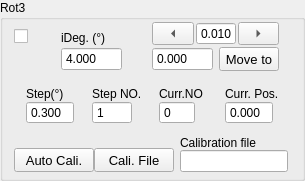
             <widget class="QGroupBox" name="rotary3Group">
              <property name="sizePolicy">
               <sizepolicy hsizetype="Expanding" vsizetype="Expanding">
                <horstretch>0</horstretch>
                <verstretch>0</verstretch>
               </sizepolicy>
              </property>
              <property name="title">
               <string>Rot3</string>
              </property>
              <layout class="QFormLayout" name="formLayout_5">
               <property name="verticalSpacing">
                <number>12</number>
               </property>
               <property name="topMargin">
                <number>0</number>
               </property>
               <property name="bottomMargin">
                <number>6</number>
               </property>
               <item row="0" column="0" colspan="2">
                <layout class="QHBoxLayout" name="horizontalLayout_47" stretch="1,3,5">
                 <property name="spacing">
                  <number>6</number>
                 </property>
                 <item>
                  <layout class="QVBoxLayout" name="verticalLayout_87">
                   <property name="spacing">
                    <number>6</number>
                   </property>
                   <property name="topMargin">
                    <number>9</number>
                   </property>
                   <item>
                    <widget class="QCheckBox" name="activeRot3">
                     <property name="sizePolicy">
                      <sizepolicy hsizetype="Expanding" vsizetype="Preferred">
                       <horstretch>0</horstretch>
                       <verstretch>0</verstretch>
                      </sizepolicy>
                     </property>
                     <property name="toolTip">
                      <string>Active Instrument?</string>
                     </property>
                     <property name="text">
                      <string/>
                     </property>
                     <property name="checked">
                      <bool>false</bool>
                     </property>
                     <property name="mytype" stdset="0">
                      <string>checkbox</string>
                     </property>
                    </widget>
                   </item>
                   <item>
                    <widget class="LedIndicator" name="rotary3Led" native="true">
                     <property name="sizePolicy">
                      <sizepolicy hsizetype="Fixed" vsizetype="Fixed">
                       <horstretch>0</horstretch>
                       <verstretch>0</verstretch>
                      </sizepolicy>
                     </property>
                     <property name="minimumSize">
                      <size>
                       <width>25</width>
                       <height>25</height>
                      </size>
                     </property>
                     <property name="maximumSize">
                      <size>
                       <width>25</width>
                       <height>25</height>
                      </size>
                     </property>
                     <property name="baseSize">
                      <size>
                       <width>0</width>
                       <height>0</height>
                      </size>
                     </property>
                     <property name="mytype" stdset="0">
                      <string>led</string>
                     </property>
                    </widget>
                   </item>
                  </layout>
                 </item>
                 <item>
                  <layout class="QVBoxLayout" name="verticalLayout_73">
                   <property name="spacing">
                    <number>0</number>
                   </property>
                   <property name="leftMargin">
                    <number>12</number>
                   </property>
                   <property name="topMargin">
                    <number>9</number>
                   </property>
                   <property name="rightMargin">
                    <number>12</number>
                   </property>
                   <item>
                    <widget class="QLabel" name="label_52">
                     <property name="sizePolicy">
                      <sizepolicy hsizetype="Expanding" vsizetype="Fixed">
                       <horstretch>0</horstretch>
                       <verstretch>0</verstretch>
                      </sizepolicy>
                     </property>
                     <property name="maximumSize">
                      <size>
                       <width>16777215</width>
                       <height>16777215</height>
                      </size>
                     </property>
                     <property name="text">
                      <string>iDeg. (°)</string>
                     </property>
                     <property name="mytype" stdset="0">
                      <string>label</string>
                     </property>
                    </widget>
                   </item>
                   <item>
                    <widget class="QDoubleSpinBox" name="iRot3">
                     <property name="sizePolicy">
                      <sizepolicy hsizetype="Expanding" vsizetype="Fixed">
                       <horstretch>0</horstretch>
                       <verstretch>0</verstretch>
                      </sizepolicy>
                     </property>
                     <property name="maximumSize">
                      <size>
                       <width>16777215</width>
                       <height>24</height>
                      </size>
                     </property>
                     <property name="buttonSymbols">
                      <enum>QAbstractSpinBox::ButtonSymbols::NoButtons</enum>
                     </property>
                     <property name="decimals">
                      <number>3</number>
                     </property>
                     <property name="value">
                      <double>4.000000000000000</double>
                     </property>
                    </widget>
                   </item>
                  </layout>
                 </item>
                 <item>
                  <layout class="QVBoxLayout" name="verticalLayout_75">
                   <property name="spacing">
                    <number>0</number>
                   </property>
                   <property name="leftMargin">
                    <number>12</number>
                   </property>
                   <property name="rightMargin">
                    <number>12</number>
                   </property>
                   <item>
                    <layout class="QHBoxLayout" name="horizontalLayout_25">
                     <property name="spacing">
                      <number>2</number>
                     </property>
                     <item>
                      <widget class="QToolButton" name="rot3JogL">
                       <property name="sizePolicy">
                        <sizepolicy hsizetype="Expanding" vsizetype="Fixed">
                         <horstretch>0</horstretch>
                         <verstretch>0</verstretch>
                        </sizepolicy>
                       </property>
                       <property name="minimumSize">
                        <size>
                         <width>32</width>
                         <height>0</height>
                        </size>
                       </property>
                       <property name="text">
                        <string>...</string>
                       </property>
                       <property name="arrowType">
                        <enum>Qt::ArrowType::LeftArrow</enum>
                       </property>
                       <property name="mytype" stdset="0">
                        <string>arrowbutton</string>
                       </property>
                      </widget>
                     </item>
                     <item>
                      <widget class="QDoubleSpinBox" name="rotary3JogStep">
                       <property name="sizePolicy">
                        <sizepolicy hsizetype="Preferred" vsizetype="Preferred">
                         <horstretch>0</horstretch>
                         <verstretch>0</verstretch>
                        </sizepolicy>
                       </property>
                       <property name="maximumSize">
                        <size>
                         <width>40</width>
                         <height>24</height>
                        </size>
                       </property>
                       <property name="buttonSymbols">
                        <enum>QAbstractSpinBox::ButtonSymbols::NoButtons</enum>
                       </property>
                       <property name="decimals">
                        <number>3</number>
                       </property>
                       <property name="minimum">
                        <double>-50.000000000000000</double>
                       </property>
                       <property name="maximum">
                        <double>210.000000000000000</double>
                       </property>
                       <property name="value">
                        <double>0.010000000000000</double>
                       </property>
                      </widget>
                     </item>
                     <item>
                      <widget class="QToolButton" name="rot3JogR">
                       <property name="sizePolicy">
                        <sizepolicy hsizetype="Expanding" vsizetype="Fixed">
                         <horstretch>0</horstretch>
                         <verstretch>0</verstretch>
                        </sizepolicy>
                       </property>
                       <property name="minimumSize">
                        <size>
                         <width>32</width>
                         <height>0</height>
                        </size>
                       </property>
                       <property name="text">
                        <string>...</string>
                       </property>
                       <property name="arrowType">
                        <enum>Qt::ArrowType::RightArrow</enum>
                       </property>
                       <property name="mytype" stdset="0">
                        <string>arrowbutton</string>
                       </property>
                      </widget>
                     </item>
                    </layout>
                   </item>
                   <item>
                    <layout class="QHBoxLayout" name="horizontalLayout_34">
                     <property name="spacing">
                      <number>6</number>
                     </property>
                     <item>
                      <widget class="QDoubleSpinBox" name="rot3SetPos">
                       <property name="sizePolicy">
                        <sizepolicy hsizetype="Expanding" vsizetype="Fixed">
                         <horstretch>0</horstretch>
                         <verstretch>0</verstretch>
                        </sizepolicy>
                       </property>
                       <property name="maximumSize">
                        <size>
                         <width>16777215</width>
                         <height>24</height>
                        </size>
                       </property>
                       <property name="buttonSymbols">
                        <enum>QAbstractSpinBox::ButtonSymbols::NoButtons</enum>
                       </property>
                       <property name="decimals">
                        <number>3</number>
                       </property>
                       <property name="maximum">
                        <double>1000.000000000000000</double>
                       </property>
                      </widget>
                     </item>
                     <item>
                      <widget class="QPushButton" name="rot3MoveTo">
                       <property name="sizePolicy">
                        <sizepolicy hsizetype="Expanding" vsizetype="Fixed">
                         <horstretch>0</horstretch>
                         <verstretch>0</verstretch>
                        </sizepolicy>
                       </property>
                       <property name="maximumSize">
                        <size>
                         <width>60</width>
                         <height>24</height>
                        </size>
                       </property>
                       <property name="font">
                        <font>
                         <pointsize>10</pointsize>
                        </font>
                       </property>
                       <property name="text">
                        <string>Move to</string>
                       </property>
                       <property name="mytype" stdset="0">
                        <string>clickable_button</string>
                       </property>
                      </widget>
                     </item>
                    </layout>
                   </item>
                  </layout>
                 </item>
                </layout>
               </item>
               <item row="1" column="0" colspan="2">
                <layout class="QHBoxLayout" name="horizontalLayout_35">
                 <property name="leftMargin">
                  <number>12</number>
                 </property>
                 <item>
                  <layout class="QVBoxLayout" name="verticalLayout_76">
                   <property name="spacing">
                    <number>0</number>
                   </property>
                   <item>
                    <widget class="QLabel" name="label_53">
                     <property name="sizePolicy">
                      <sizepolicy hsizetype="Expanding" vsizetype="Fixed">
                       <horstretch>0</horstretch>
                       <verstretch>0</verstretch>
                      </sizepolicy>
                     </property>
                     <property name="text">
                      <string>Step(°)</string>
                     </property>
                     <property name="mytype" stdset="0">
                      <string>label</string>
                     </property>
                    </widget>
                   </item>
                   <item>
                    <widget class="QDoubleSpinBox" name="rotary3Step">
                     <property name="sizePolicy">
                      <sizepolicy hsizetype="Expanding" vsizetype="Fixed">
                       <horstretch>0</horstretch>
                       <verstretch>0</verstretch>
                      </sizepolicy>
                     </property>
                     <property name="maximumSize">
                      <size>
                       <width>48</width>
                       <height>24</height>
                      </size>
                     </property>
                     <property name="buttonSymbols">
                      <enum>QAbstractSpinBox::ButtonSymbols::NoButtons</enum>
                     </property>
                     <property name="decimals">
                      <number>3</number>
                     </property>
                     <property name="value">
                      <double>0.300000000000000</double>
                     </property>
                    </widget>
                   </item>
                  </layout>
                 </item>
                 <item>
                  <layout class="QVBoxLayout" name="verticalLayout_77">
                   <property name="spacing">
                    <number>0</number>
                   </property>
                   <item>
                    <widget class="QLabel" name="label_54">
                     <property name="sizePolicy">
                      <sizepolicy hsizetype="Expanding" vsizetype="Fixed">
                       <horstretch>0</horstretch>
                       <verstretch>0</verstretch>
                      </sizepolicy>
                     </property>
                     <property name="text">
                      <string>Step NO.</string>
                     </property>
                     <property name="mytype" stdset="0">
                      <string>label</string>
                     </property>
                    </widget>
                   </item>
                   <item>
                    <widget class="QSpinBox" name="rotary3StepNO">
                     <property name="sizePolicy">
                      <sizepolicy hsizetype="Expanding" vsizetype="Fixed">
                       <horstretch>0</horstretch>
                       <verstretch>0</verstretch>
                      </sizepolicy>
                     </property>
                     <property name="maximumSize">
                      <size>
                       <width>40</width>
                       <height>24</height>
                      </size>
                     </property>
                     <property name="buttonSymbols">
                      <enum>QAbstractSpinBox::ButtonSymbols::NoButtons</enum>
                     </property>
                     <property name="maximum">
                      <number>10000</number>
                     </property>
                     <property name="value">
                      <number>1</number>
                     </property>
                    </widget>
                   </item>
                  </layout>
                 </item>
                 <item>
                  <layout class="QVBoxLayout" name="verticalLayout_78">
                   <property name="spacing">
                    <number>0</number>
                   </property>
                   <item>
                    <widget class="QLabel" name="label_55">
                     <property name="sizePolicy">
                      <sizepolicy hsizetype="Expanding" vsizetype="Fixed">
                       <horstretch>0</horstretch>
                       <verstretch>0</verstretch>
                      </sizepolicy>
                     </property>
                     <property name="text">
                      <string>Curr.NO</string>
                     </property>
                     <property name="mytype" stdset="0">
                      <string>label</string>
                     </property>
                    </widget>
                   </item>
                   <item>
                    <widget class="QSpinBox" name="rotary3CurrStepNO">
                     <property name="sizePolicy">
                      <sizepolicy hsizetype="Expanding" vsizetype="Fixed">
                       <horstretch>0</horstretch>
                       <verstretch>0</verstretch>
                      </sizepolicy>
                     </property>
                     <property name="maximumSize">
                      <size>
                       <width>36</width>
                       <height>24</height>
                      </size>
                     </property>
                     <property name="buttonSymbols">
                      <enum>QAbstractSpinBox::ButtonSymbols::NoButtons</enum>
                     </property>
                     <property name="maximum">
                      <number>10000</number>
                     </property>
                     <property name="mytype" stdset="0">
                      <string>intNO</string>
                     </property>
                    </widget>
                   </item>
                  </layout>
                 </item>
                 <item>
                  <layout class="QVBoxLayout" name="verticalLayout_88">
                   <property name="spacing">
                    <number>0</number>
                   </property>
                   <item>
                    <widget class="QLabel" name="label_56">
                     <property name="sizePolicy">
                      <sizepolicy hsizetype="Expanding" vsizetype="Fixed">
                       <horstretch>0</horstretch>
                       <verstretch>0</verstretch>
                      </sizepolicy>
                     </property>
                     <property name="text">
                      <string>Curr. Pos.</string>
                     </property>
                     <property name="mytype" stdset="0">
                      <string>label</string>
                     </property>
                    </widget>
                   </item>
                   <item>
                    <widget class="QDoubleSpinBox" name="rot3CurrPos">
                     <property name="sizePolicy">
                      <sizepolicy hsizetype="Expanding" vsizetype="Fixed">
                       <horstretch>0</horstretch>
                       <verstretch>0</verstretch>
                      </sizepolicy>
                     </property>
                     <property name="maximumSize">
                      <size>
                       <width>48</width>
                       <height>24</height>
                      </size>
                     </property>
                     <property name="buttonSymbols">
                      <enum>QAbstractSpinBox::ButtonSymbols::NoButtons</enum>
                     </property>
                     <property name="decimals">
                      <number>3</number>
                     </property>
                     <property name="minimum">
                      <double>-10.000000000000000</double>
                     </property>
                     <property name="maximum">
                      <double>1000.000000000000000</double>
                     </property>
                    </widget>
                   </item>
                  </layout>
                 </item>
                </layout>
               </item>
               <item row="2" column="0">
                <layout class="QHBoxLayout" name="horizontalLayout_39">
                 <property name="topMargin">
                  <number>12</number>
                 </property>
                 <item>
                  <widget class="QPushButton" name="pol_cali_mode">
                   <property name="sizePolicy">
                    <sizepolicy hsizetype="Expanding" vsizetype="Fixed">
                     <horstretch>0</horstretch>
                     <verstretch>0</verstretch>
                    </sizepolicy>
                   </property>
                   <property name="maximumSize">
                    <size>
                     <width>16777215</width>
                     <height>30</height>
                    </size>
                   </property>
                   <property name="font">
                    <font>
                     <pointsize>10</pointsize>
                    </font>
                   </property>
                   <property name="toolTip">
                    <string>&lt;html&gt;&lt;head/&gt;&lt;body&gt;&lt;p&gt;Choose calibration method for polarization dependent measurement:&lt;/p&gt;&lt;p&gt;&lt;span style=&quot; font-weight:700;&quot;&gt;'Auto Cali.'&lt;/span&gt;:  automatically calibrate polarization dependence by setting synchronization correction angle_steps;&lt;/p&gt;&lt;p&gt;&lt;span style=&quot; font-weight:700;&quot;&gt; 'Cali. Data'&lt;/span&gt;:  import calibration data obtained from manually calibration  &lt;/p&gt;&lt;/body&gt;&lt;/html&gt;</string>
                   </property>
                   <property name="text">
                    <string>Auto Cali.</string>
                   </property>
                   <property name="checkable">
                    <bool>true</bool>
                   </property>
                   <property name="checked">
                    <bool>false</bool>
                   </property>
                   <property name="mytype" stdset="0">
                    <string>checkable_button</string>
                   </property>
                  </widget>
                 </item>
                 <item>
                  <widget class="QPushButton" name="load_cali_file">
                   <property name="sizePolicy">
                    <sizepolicy hsizetype="Expanding" vsizetype="Fixed">
                     <horstretch>0</horstretch>
                     <verstretch>0</verstretch>
                    </sizepolicy>
                   </property>
                   <property name="maximumSize">
                    <size>
                     <width>16777215</width>
                     <height>30</height>
                    </size>
                   </property>
                   <property name="font">
                    <font>
                     <pointsize>10</pointsize>
                    </font>
                   </property>
                   <property name="toolTip">
                    <string>&lt;html&gt;&lt;head/&gt;&lt;body&gt;&lt;p&gt;Import calibration data for polarization scan&lt;/p&gt;&lt;/body&gt;&lt;/html&gt;</string>
                   </property>
                   <property name="text">
                    <string>Cali. File</string>
                   </property>
                   <property name="mytype" stdset="0">
                    <string>clickable_button</string>
                   </property>
                  </widget>
                 </item>
                </layout>
               </item>
               <item row="2" column="1">
                <layout class="QVBoxLayout" name="verticalLayout_85">
                 <property name="spacing">
                  <number>0</number>
                 </property>
                 <property name="rightMargin">
                  <number>3</number>
                 </property>
                 <item>
                  <widget class="QLabel" name="label_57">
                   <property name="sizePolicy">
                    <sizepolicy hsizetype="Expanding" vsizetype="Expanding">
                     <horstretch>0</horstretch>
                     <verstretch>0</verstretch>
                    </sizepolicy>
                   </property>
                   <property name="text">
                    <string>Calibration file</string>
                   </property>
                   <property name="mytype" stdset="0">
                    <string>label</string>
                   </property>
                  </widget>
                 </item>
                 <item>
                  <widget class="QLineEdit" name="cali_file_path">
                   <property name="sizePolicy">
                    <sizepolicy hsizetype="Expanding" vsizetype="Fixed">
                     <horstretch>0</horstretch>
                     <verstretch>0</verstretch>
                    </sizepolicy>
                   </property>
                   <property name="maximumSize">
                    <size>
                     <width>16777215</width>
                     <height>24</height>
                    </size>
                   </property>
                  </widget>
                 </item>
                </layout>
               </item>
              </layout>
             </widget>
